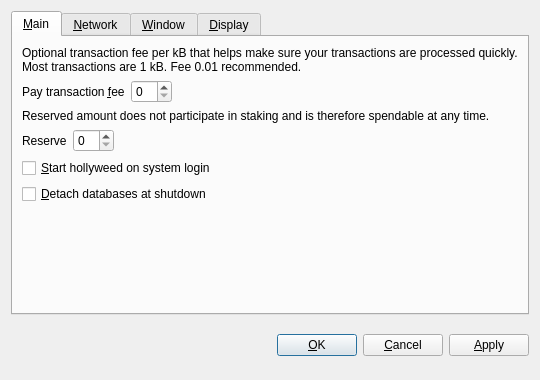
<?xml version="1.0" encoding="UTF-8"?>
<ui version="4.0">
 <class>OptionsDialog</class>
 <widget class="QDialog" name="OptionsDialog">
  <property name="geometry">
   <rect>
    <x>0</x>
    <y>0</y>
    <width>540</width>
    <height>380</height>
   </rect>
  </property>
  <property name="windowTitle">
   <string>Options</string>
  </property>
  <property name="modal">
   <bool>true</bool>
  </property>
  <layout class="QVBoxLayout" name="verticalLayout">
   <item>
    <widget class="QTabWidget" name="tabWidget">
     <property name="tabPosition">
      <enum>QTabWidget::North</enum>
     </property>
     <property name="currentIndex">
      <number>0</number>
     </property>
     <widget class="QWidget" name="tabMain">
      <attribute name="title">
       <string>&amp;Main</string>
      </attribute>
      <layout class="QVBoxLayout" name="verticalLayout_Main">
       <item>
        <widget class="QLabel" name="transactionFeeInfoLabel">
         <property name="text">
          <string>Optional transaction fee per kB that helps make sure your transactions are processed quickly. Most transactions are 1 kB. Fee 0.01 recommended.</string>
         </property>
         <property name="textFormat">
          <enum>Qt::PlainText</enum>
         </property>
         <property name="wordWrap">
          <bool>true</bool>
         </property>
        </widget>
       </item>
       <item>
        <layout class="QHBoxLayout" name="horizontalLayoutFee">
         <item>
          <widget class="QLabel" name="transactionFeeLabel">
           <property name="text">
            <string>Pay transaction &amp;fee</string>
           </property>
           <property name="textFormat">
            <enum>Qt::PlainText</enum>
           </property>
           <property name="buddy">
            <cstring>transactionFee</cstring>
           </property>
          </widget>
         </item>
         <item>
          <widget class="BitcoinAmountField" name="transactionFee"/>
         </item>
         <item>
          <spacer name="horizontalSpacerFee">
           <property name="orientation">
            <enum>Qt::Horizontal</enum>
           </property>
           <property name="sizeHint" stdset="0">
            <size>
             <width>40</width>
             <height>20</height>
            </size>
           </property>
          </spacer>
         </item>
        </layout>
       </item>
       <item>
        <widget class="QLabel" name="reserveBalanceInfoLabel">
         <property name="text">
          <string>Reserved amount does not participate in staking and is therefore spendable at any time.</string>
         </property>
         <property name="textFormat">
          <enum>Qt::PlainText</enum>
         </property>
         <property name="wordWrap">
          <bool>true</bool>
         </property>
        </widget>
       </item>
       <item>
        <layout class="QHBoxLayout" name="horizontalLayoutReserveBalance">
         <item>
          <widget class="QLabel" name="reserveBalanceLabel">
           <property name="text">
            <string>Reserve</string>
           </property>
           <property name="textFormat">
            <enum>Qt::PlainText</enum>
           </property>
           <property name="buddy">
            <cstring>reserveBalance</cstring>
           </property>
          </widget>
         </item>
         <item>
          <widget class="BitcoinAmountField" name="reserveBalance"/>
         </item>
         <item>
          <spacer name="horizontalSpacerReserveBalance">
           <property name="orientation">
            <enum>Qt::Horizontal</enum>
           </property>
           <property name="sizeHint" stdset="0">
            <size>
             <width>40</width>
             <height>20</height>
            </size>
           </property>
          </spacer>
         </item>
        </layout>
       </item>
       <item>
        <widget class="QCheckBox" name="bitcoinAtStartup">
         <property name="toolTip">
          <string>Automatically start hollyweed after logging in to the system.</string>
         </property>
         <property name="text">
          <string>&amp;Start hollyweed on system login</string>
         </property>
        </widget>
       </item>
       <item>
        <widget class="QCheckBox" name="detachDatabases">
         <property name="toolTip">
          <string>Detach block and address databases at shutdown. This means they can be moved to another data directory, but it slows down shutdown. The wallet is always detached.</string>
         </property>
         <property name="text">
          <string>&amp;Detach databases at shutdown</string>
         </property>
        </widget>
       </item>
       <item>
        <spacer name="verticalSpacer_Main">
         <property name="orientation">
          <enum>Qt::Vertical</enum>
         </property>
         <property name="sizeHint" stdset="0">
          <size>
           <width>20</width>
           <height>40</height>
          </size>
         </property>
        </spacer>
       </item>
      </layout>
     </widget>
     <widget class="QWidget" name="tabNetwork">
      <attribute name="title">
       <string>&amp;Network</string>
      </attribute>
      <layout class="QVBoxLayout" name="verticalLayout_Network">
       <item>
        <widget class="QCheckBox" name="mapPortUpnp">
         <property name="toolTip">
          <string>Automatically open the hollyweed client port on the router. This only works when your router supports UPnP and it is enabled.</string>
         </property>
         <property name="text">
          <string>Map port using &amp;UPnP</string>
         </property>
        </widget>
       </item>
       <item>
        <widget class="QCheckBox" name="connectSocks">
         <property name="toolTip">
          <string>Connect to the hollyweed network through a SOCKS proxy (e.g. when connecting through Tor).</string>
         </property>
         <property name="text">
          <string>&amp;Connect through SOCKS proxy:</string>
         </property>
        </widget>
       </item>
       <item>
        <layout class="QHBoxLayout" name="horizontalLayout_Network">
         <item>
          <widget class="QLabel" name="proxyIpLabel">
           <property name="text">
            <string>Proxy &amp;IP:</string>
           </property>
           <property name="textFormat">
            <enum>Qt::PlainText</enum>
           </property>
           <property name="buddy">
            <cstring>proxyIp</cstring>
           </property>
          </widget>
         </item>
         <item>
          <widget class="QValidatedLineEdit" name="proxyIp">
           <property name="maximumSize">
            <size>
             <width>140</width>
             <height>16777215</height>
            </size>
           </property>
           <property name="toolTip">
            <string>IP address of the proxy (e.g. 127.0.0.1)</string>
           </property>
          </widget>
         </item>
         <item>
          <widget class="QLabel" name="proxyPortLabel">
           <property name="text">
            <string>&amp;Port:</string>
           </property>
           <property name="textFormat">
            <enum>Qt::PlainText</enum>
           </property>
           <property name="buddy">
            <cstring>proxyPort</cstring>
           </property>
          </widget>
         </item>
         <item>
          <widget class="QLineEdit" name="proxyPort">
           <property name="maximumSize">
            <size>
             <width>55</width>
             <height>16777215</height>
            </size>
           </property>
           <property name="toolTip">
            <string>Port of the proxy (e.g. 9050)</string>
           </property>
          </widget>
         </item>
         <item>
          <widget class="QLabel" name="socksVersionLabel">
           <property name="text">
            <string>SOCKS &amp;Version:</string>
           </property>
           <property name="textFormat">
            <enum>Qt::PlainText</enum>
           </property>
           <property name="buddy">
            <cstring>socksVersion</cstring>
           </property>
          </widget>
         </item>
         <item>
          <widget class="QValueComboBox" name="socksVersion">
           <property name="toolTip">
            <string>SOCKS version of the proxy (e.g. 5)</string>
           </property>
          </widget>
         </item>
         <item>
          <spacer name="horizontalSpacer_Network">
           <property name="orientation">
            <enum>Qt::Horizontal</enum>
           </property>
           <property name="sizeHint" stdset="0">
            <size>
             <width>40</width>
             <height>20</height>
            </size>
           </property>
          </spacer>
         </item>
        </layout>
       </item>
       <item>
        <spacer name="verticalSpacer_Network">
         <property name="orientation">
          <enum>Qt::Vertical</enum>
         </property>
         <property name="sizeHint" stdset="0">
          <size>
           <width>20</width>
           <height>40</height>
          </size>
         </property>
        </spacer>
       </item>
      </layout>
     </widget>
     <widget class="QWidget" name="tabWindow">
      <attribute name="title">
       <string>&amp;Window</string>
      </attribute>
      <layout class="QVBoxLayout" name="verticalLayout_Window">
       <item>
        <widget class="QCheckBox" name="minimizeToTray">
         <property name="toolTip">
          <string>Show only a tray icon after minimizing the window.</string>
         </property>
         <property name="text">
          <string>&amp;Minimize to the tray instead of the taskbar</string>
         </property>
        </widget>
       </item>
       <item>
        <widget class="QCheckBox" name="minimizeOnClose">
         <property name="toolTip">
          <string>Minimize instead of exit the application when the window is closed. When this option is enabled, the application will be closed only after selecting Quit in the menu.</string>
         </property>
         <property name="text">
          <string>M&amp;inimize on close</string>
         </property>
        </widget>
       </item>
       <item>
        <spacer name="verticalSpacer_Window">
         <property name="orientation">
          <enum>Qt::Vertical</enum>
         </property>
         <property name="sizeHint" stdset="0">
          <size>
           <width>20</width>
           <height>40</height>
          </size>
         </property>
        </spacer>
       </item>
      </layout>
     </widget>
     <widget class="QWidget" name="tabDisplay">
      <attribute name="title">
       <string>&amp;Display</string>
      </attribute>
      <layout class="QVBoxLayout" name="verticalLayout_Display">
       <item>
        <layout class="QHBoxLayout" name="horizontalLayout_1_Display">
         <item>
          <widget class="QLabel" name="langLabel">
           <property name="text">
            <string>User Interface &amp;language:</string>
           </property>
           <property name="textFormat">
            <enum>Qt::PlainText</enum>
           </property>
           <property name="buddy">
            <cstring>lang</cstring>
           </property>
          </widget>
         </item>
         <item>
          <widget class="QValueComboBox" name="lang">
           <property name="toolTip">
            <string>The user interface language can be set here. This setting will take effect after restarting hollyweed.</string>
           </property>
          </widget>
         </item>
        </layout>
       </item>
       <item>
        <layout class="QHBoxLayout" name="horizontalLayout_2_Display">
         <item>
          <widget class="QLabel" name="unitLabel">
           <property name="text">
            <string>&amp;Unit to show amounts in:</string>
           </property>
           <property name="textFormat">
            <enum>Qt::PlainText</enum>
           </property>
           <property name="buddy">
            <cstring>unit</cstring>
           </property>
          </widget>
         </item>
         <item>
          <widget class="QValueComboBox" name="unit">
           <property name="toolTip">
            <string>Choose the default subdivision unit to show in the interface and when sending coins.</string>
           </property>
          </widget>
         </item>
        </layout>
       </item>
       <item>
        <widget class="QCheckBox" name="displayAddresses">
         <property name="toolTip">
          <string>Whether to show hollyweed addresses in the transaction list or not.</string>
         </property>
         <property name="text">
          <string>&amp;Display addresses in transaction list</string>
         </property>
        </widget>
       </item>
       <item>
        <widget class="QCheckBox" name="coinControlFeatures">
         <property name="toolTip">
          <string>Whether to show coin control features or not.</string>
         </property>
         <property name="text">
          <string>Display coin &amp;control features (experts only!)</string>
         </property>
        </widget>
       </item>
       <item>
        <spacer name="verticalSpacer_Display">
         <property name="orientation">
          <enum>Qt::Vertical</enum>
         </property>
         <property name="sizeHint" stdset="0">
          <size>
           <width>20</width>
           <height>40</height>
          </size>
         </property>
        </spacer>
       </item>
      </layout>
     </widget>
    </widget>
   </item>
   <item>
    <layout class="QHBoxLayout" name="horizontalLayout_Buttons">
     <item>
      <spacer name="horizontalSpacer_1">
       <property name="orientation">
        <enum>Qt::Horizontal</enum>
       </property>
       <property name="sizeHint" stdset="0">
        <size>
         <width>40</width>
         <height>48</height>
        </size>
       </property>
      </spacer>
     </item>
     <item>
      <widget class="QLabel" name="statusLabel">
       <property name="font">
        <font>
         <weight>75</weight>
         <bold>true</bold>
        </font>
       </property>
       <property name="text">
        <string/>
       </property>
       <property name="textFormat">
        <enum>Qt::PlainText</enum>
       </property>
       <property name="wordWrap">
        <bool>true</bool>
       </property>
      </widget>
     </item>
     <item>
      <spacer name="horizontalSpacer_2">
       <property name="orientation">
        <enum>Qt::Horizontal</enum>
       </property>
       <property name="sizeHint" stdset="0">
        <size>
         <width>40</width>
         <height>48</height>
        </size>
       </property>
      </spacer>
     </item>
     <item>
      <widget class="QPushButton" name="okButton">
       <property name="text">
        <string>&amp;OK</string>
       </property>
      </widget>
     </item>
     <item>
      <widget class="QPushButton" name="cancelButton">
       <property name="text">
        <string>&amp;Cancel</string>
       </property>
       <property name="autoDefault">
        <bool>false</bool>
       </property>
      </widget>
     </item>
     <item>
      <widget class="QPushButton" name="applyButton">
       <property name="text">
        <string>&amp;Apply</string>
       </property>
       <property name="autoDefault">
        <bool>false</bool>
       </property>
      </widget>
     </item>
    </layout>
   </item>
  </layout>
 </widget>
 <customwidgets>
  <customwidget>
   <class>BitcoinAmountField</class>
   <extends>QSpinBox</extends>
   <header>bitcoinamountfield.h</header>
  </customwidget>
  <customwidget>
   <class>QValueComboBox</class>
   <extends>QComboBox</extends>
   <header>qvaluecombobox.h</header>
  </customwidget>
  <customwidget>
   <class>QValidatedLineEdit</class>
   <extends>QLineEdit</extends>
   <header>qvalidatedlineedit.h</header>
  </customwidget>
 </customwidgets>
 <resources/>
 <connections/>
</ui>
